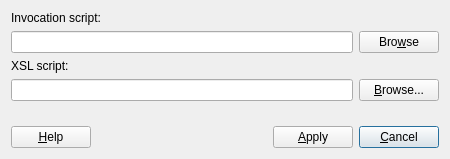
<ui version="4.0" >
 <class>SimplePublishOptionsDialog</class>
 <widget class="QDialog" name="SimplePublishOptionsDialog" >
  <property name="windowModality" >
   <enum>Qt::ApplicationModal</enum>
  </property>
  <property name="geometry" >
   <rect>
    <x>0</x>
    <y>0</y>
    <width>450</width>
    <height>159</height>
   </rect>
  </property>
  <property name="windowTitle" >
   <string>Publishing Settings:</string>
  </property>
  <property name="sizeGripEnabled" >
   <bool>false</bool>
  </property>
  <layout class="QGridLayout" name="gridLayout" >
   <item row="0" column="0" colspan="2" >
    <widget class="QLabel" name="scriptLabel_" >
     <property name="sizePolicy" >
      <sizepolicy vsizetype="Preferred" hsizetype="Fixed" >
       <horstretch>0</horstretch>
       <verstretch>0</verstretch>
      </sizepolicy>
     </property>
     <property name="text" >
      <string>Invocation script:</string>
     </property>
    </widget>
   </item>
   <item row="1" column="0" colspan="5" >
    <widget class="QLineEdit" name="scriptLineEdit_" />
   </item>
   <item row="1" column="5" >
    <widget class="QPushButton" name="browseForScriptButton_" >
     <property name="text" >
      <string>Bro&amp;wse</string>
     </property>
    </widget>
   </item>
   <item row="2" column="0" colspan="3" >
    <widget class="QLabel" name="xslLabel_" >
     <property name="sizePolicy" >
      <sizepolicy vsizetype="Fixed" hsizetype="Preferred" >
       <horstretch>0</horstretch>
       <verstretch>0</verstretch>
      </sizepolicy>
     </property>
     <property name="text" >
      <string>XSL script:</string>
     </property>
    </widget>
   </item>
   <item row="3" column="0" colspan="5" >
    <widget class="QLineEdit" name="xslLineEdit_" />
   </item>
   <item row="3" column="5" >
    <widget class="QPushButton" name="browseForXslButton_" >
     <property name="text" >
      <string>&amp;Browse...</string>
     </property>
     <property name="shortcut" >
      <string>Alt+B</string>
     </property>
    </widget>
   </item>
   <item row="4" column="2" >
    <spacer>
     <property name="orientation" >
      <enum>Qt::Vertical</enum>
     </property>
     <property name="sizeType" >
      <enum>QSizePolicy::Expanding</enum>
     </property>
     <property name="sizeHint" stdset="0" >
      <size>
       <width>5</width>
       <height>5</height>
      </size>
     </property>
    </spacer>
   </item>
   <item row="5" column="0" >
    <widget class="QPushButton" name="helpButton_" >
     <property name="text" >
      <string>&amp;Help</string>
     </property>
     <property name="shortcut" >
      <string>Alt+H</string>
     </property>
    </widget>
   </item>
   <item row="5" column="1" colspan="2" >
    <spacer>
     <property name="orientation" >
      <enum>Qt::Horizontal</enum>
     </property>
     <property name="sizeType" >
      <enum>QSizePolicy::Expanding</enum>
     </property>
     <property name="sizeHint" stdset="0" >
      <size>
       <width>270</width>
       <height>20</height>
      </size>
     </property>
    </spacer>
   </item>
   <item row="5" column="3" colspan="2" >
    <widget class="QPushButton" name="applyButton_" >
     <property name="text" >
      <string>&amp;Apply</string>
     </property>
    </widget>
   </item>
   <item row="5" column="5" >
    <widget class="QPushButton" name="cancelButton_" >
     <property name="sizePolicy" >
      <sizepolicy vsizetype="Fixed" hsizetype="Fixed" >
       <horstretch>0</horstretch>
       <verstretch>0</verstretch>
      </sizepolicy>
     </property>
     <property name="text" >
      <string>&amp;Cancel</string>
     </property>
     <property name="shortcut" >
      <string/>
     </property>
     <property name="autoDefault" >
      <bool>true</bool>
     </property>
     <property name="default" >
      <bool>true</bool>
     </property>
    </widget>
   </item>
  </layout>
 </widget>
 <layoutdefault spacing="6" margin="11" />
 <pixmapfunction>qPixmapFromMimeSource</pixmapfunction>
 <tabstops>
  <tabstop>applyButton_</tabstop>
  <tabstop>cancelButton_</tabstop>
  <tabstop>scriptLineEdit_</tabstop>
  <tabstop>browseForScriptButton_</tabstop>
  <tabstop>xslLineEdit_</tabstop>
  <tabstop>browseForXslButton_</tabstop>
  <tabstop>helpButton_</tabstop>
 </tabstops>
 <resources/>
 <connections/>
</ui>
